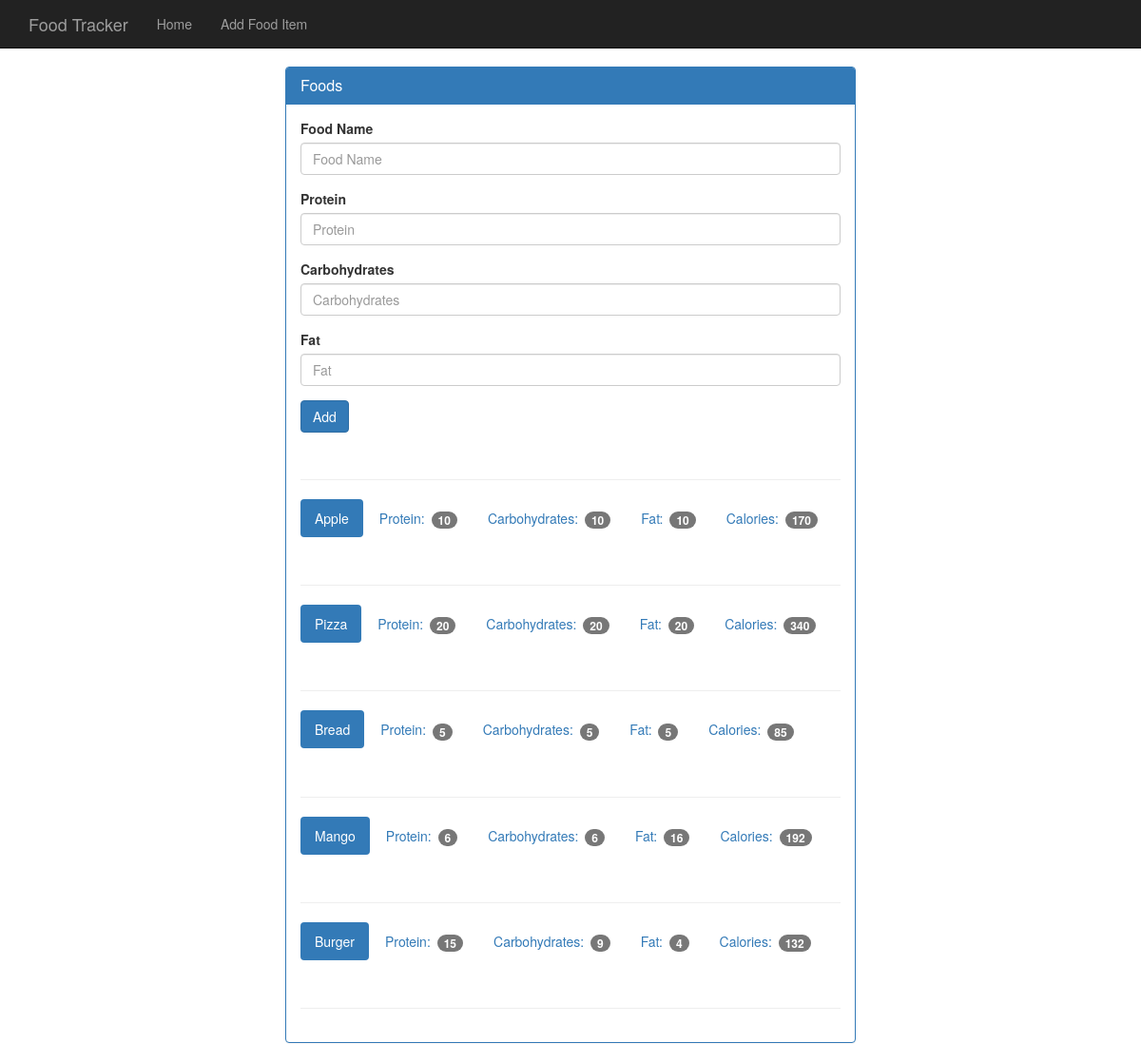
The app's page /food with its own data.
### tables this page shows
CREATE TABLE food (
    id integer primary key autoincrement,
    name text not null,
    protein integer not null,
    carbohydrates integer not null,
    fat integer not null,
    calories integer not null
);

### app.py (the view, shortened to what this page needs)
@app.route('/food', methods=["GET", "POST"])
def food():
    db = get_db()
    cur = db.execute("select name, protein, carbohydrates, fat, calories from food")
    results = cur.fetchall()
    return render_template("add_food.html", results=results)

### datebase.py (called while the page is built)
def connect_db():
    sql = sqlite3.connect('food_log.db')
    sql.row_factory = sqlite3.Row
    return sql

def get_db():
    if not hasattr(g, 'sqlite_db'):
        g.sqlite_db = connect_db()
    return g.sqlite_db

### templates/add_food.html
{% extends "base.html" %}
{% block body %}
    <div class="container theme-showcase col-sm-6 col-sm-offset-3" role="main">
      <div class="row">
        <div>
          <div class="panel panel-primary">
            <div class="panel-heading">
              <h3 class="panel-title">Foods</h3>
            </div>
            <div class="panel-body">
              <form method="POST" action="{{ url_for("food")}}">
                <div class="form-group">
                  <label for="food-name">Food Name</label>
                  <input type="text" class="form-control" id="food-name" name="food-name" placeholder="Food Name">
                </div>
                <div class="form-group">
                  <label for="protein">Protein</label>
                  <input type="number" class="form-control" id="protein" name="protein" placeholder="Protein">
                </div>
                <div class="form-group">
                  <label for="carbohydrates">Carbohydrates</label>
                  <input type="number" class="form-control" id="carbohydrates" name="carbohydrates" placeholder="Carbohydrates">
                </div>
                <div class="form-group">
                  <label for="fat">Fat</label>
                  <input type="number" class="form-control" id="fat" name="fat" placeholder="Fat">
                </div>
                <button type="submit" class="btn btn-primary">Add</button>
              </form>
              <div class="page-header"></div>
                {% for food in results %}
                  <ul class="nav nav-pills" role="tablist">
                    <li class="active"><a>{{ food.name }}</a></li>
                    <li><a>Protein: <span class="badge">{{ food.protein }}</span></a></li>
                    <li><a>Carbohydrates: <span class="badge">{{ food.carbohydrates }}</span></a></li>
                    <li><a>Fat: <span class="badge">{{ food.fat }}</span></a></li>
                    <li><a>Calories: <span class="badge">{{ food.calories }}</span></a></li>
                  </ul>
                    <div class="page-header"></div>
                {% endfor %}
            </div>
          </div>
        </div>
      </div>
    </div>
{% endblock %}

### static/theme.css (style rules this page uses)
body { padding-top: 70px; padding-bottom: 30px; }

### records on screen
food: name "Apple", protein "10", carbohydrates "10", fat "10", calories "170"
food: name "Pizza", protein "20", carbohydrates "20", fat "20", calories "340"
food: name "Bread", protein "5", carbohydrates "5", fat "5", calories "85"
food: name "Mango", protein "6", carbohydrates "6", fat "16", calories "192"
food: name "Burger", protein "15", carbohydrates "9", fat "4", calories "132"
